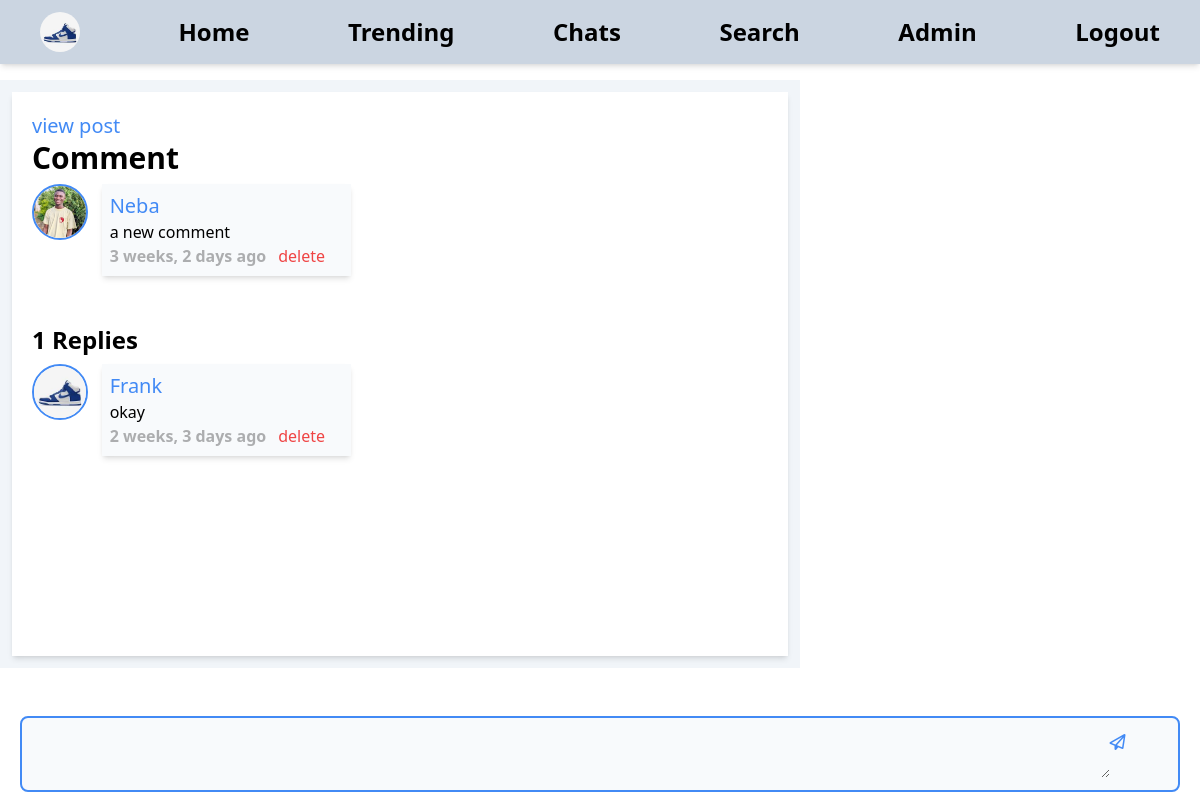
Screenshot of /post/post/comment/11 (signed in) with the database file from the repository.
### authenticate/models.py (models this page shows)
class User(AbstractUser):
    username = models.CharField(max_length=250, unique=True)
    email = models.EmailField(null=True, unique=True)
    image = models.ImageField(default = 'images/profiles/profile.jpeg', upload_to='images/profiles')
    code = models.PositiveIntegerField(null=True)
    bio = models.TextField(default=None, null=True)
    blocked = models.BooleanField(default = False)
    USERNAME_FIELD = 'email'
    REQUIRED_FIELDS=[]

### posts/models.py (models this page shows, shortened)
class Comment(models.Model):
    post = models.ForeignKey(Post, on_delete=models.CASCADE, related_name='comments')
    user = models.ForeignKey(User, on_delete=models.CASCADE)
    text = models.TextField()
    created = models.DateTimeField(auto_now_add=True)
    replies = models.PositiveBigIntegerField(default=0)
    class Meta:
        ordering = ['-created']

class Reply(models.Model):
    user = models.ForeignKey(User, on_delete=models.CASCADE, related_name='reply_user')
    comment = models.ForeignKey(Comment, on_delete=models.CASCADE, related_name='reply')
    text = models.TextField(null=True)
    created = models.DateTimeField(auto_now_add=True)
    class Meta:
        ordering = ['-created']

### posts/views.py (the view)
# urls.py: path('post/comment/<str:pk>', views.viewComment, name='comment'),
@login_required(login_url='login')
def viewComment(request, pk):
    comment = Comment.objects.get(id=pk)
    if request.method == 'POST':
        text = request.POST.get('text')
        reply = Reply(user = request.user, comment = comment, text = text)
        reply.save()
        comment.replies += 1
        comment.save()
    replies = Reply.objects.filter(comment = comment)
    context = {'comment': comment, 'replies':replies}
    return render(request, 'posts/comment.html', context)

### posts/templates/posts/comment.html (shortened to what this page needs)
<!DOCTYPE html>
<html lang="en">
  <head>
    {% include 'tailwind.html' %}
  </head>
  <body>
    {% include 'navbar.html' %}
    <div
      class="space-y-5 p-3 bg-slate-100 md:w-2/3 md:self-center mt-20 relative"
    >
      <div class="shadow-md p-5 bg-white pb-48">
        <a href="{% url 'post' comment.post.id %}" class="text-primary text-xl"> view post</a>
        <h1 class="text-3xl font-bold">Comment</h1>
        <div class="flex space-x-2 py-2 items-start w-fit  ">
            <a href="{% url 'profile' comment.user.id %}" class="w-20">
              <img
                src="{{comment.user.image.url}}"
                alt=""
                class="w-14 h-14 rounded-full border-2 border-primary"
              />
            </a>
            <div class="w-full bg-slate-50 shadow-md p-2">
                <a href="{% url 'profile' comment.user.id %}">
                  <h5 class="font-medium text-xl text-primary">
                    {{comment.user.username|capfirst}}
                  </h5>
                </a>
                <p class="flex-wrap">{{comment.text}}</p>
                <div class="flex gap-3">
                     <p class="font-bold opacity-30"
                  >{{comment.created|timesince}} ago</p
                >
                {% if comment.user == request.user or request.user.is_staff%}
                <a href="{% url 'delete_comment' comment.id %}" class="text-red-500">
                    <button>delete</button>
                </a>
                {% endif %}
                </div>
            </div>
          </div>
        <div>
          <h4 class="text-2xl font-bold space-y-3 mt-10">{{replies.count}} Replies</h4>
          {% for reply in replies %}
          <div class="flex space-x-2 py-2 items-start w-fit">
            <a href="{% url 'profile' reply.user.id %}" class="w-20">
              <img
                src="{{reply.user.image.url}}"
                alt=""
                class="w-14 h-14 rounded-full border-2 border-primary"
              />
            </a>
            <div class="w-full bg-slate-50 shadow-md p-2">
              <a href="{% url 'profile' reply.user.id %}">
                <h5 class="font-medium text-xl text-primary">
                  {{reply.user.username|capfirst}}
                </h5>
              </a>
              <p class="flex-wrap">{{reply.text}}</p>
              <div class="flex gap-3">
                <p class="font-bold opacity-30">
                  {{reply.created|timesince}} ago
                </p>
                {% if reply.user == request.user or request.user.is_staff%}
                <a
                  href="{% url 'delete_comment' comment.id %}"
                  class="text-red-500"
                >
                  <button>delete</button>
                </a>
                {% endif %}
              </div>
            </div>
          </div>
          {% endfor %}
        </div>
      </div>
      <div class="w-full fixed flex bottom-0 left-0 justify-center p-2">
        <form
          action=""
          method="post"
          class="w-[98%] bg-slate-50 p-3 rounded-lg flex items-start border-2 border-primary"
        >
          <textarea
            name="text"
            id="text"
            class="w-[95%] max-h-20 bg-slate-50 outline-none"
          ></textarea>
          <button type="submit">
            <i class="fa-regular fa-paper-plane text-primary"></i>
          </button>
        </form>
      </div>
    </div>
  </body>
</html>

### templates/navbar.html (shortened to what this page needs)
<nav class="w-full fixed shadow-md top-0 left-0 p-3 bg-slate-300 z-50 flex justify-between items-center md:px-10 text-2xl">
    <a href="{% url 'profile' request.user.id %}">
        <img src="{{request.user.image.url}}" alt="{{request.user.username}}" class="w-10 h-10 rounded-full ">
    </a> <a href="{% url 'posts' %}" class="link" data-url-name="home">
            <span class="hidden md:block font-bold">Home</span>
        </a>
        <a href="{% url 'trending' %}" class="link" data-url-name="trending">
            <span class="hidden md:block font-bold">Trending</span>
        </a>
        <a href="{% url 'chats' %}" class="link" data-url-name="chats">
            <span class="hidden md:block font-bold">Chats</span>
        </a>
        <a href="{% url 'search_posts' ' ' %}" class="link" data-url-name="search">
            <span class="hidden md:block font-bold">Search</span>
        </a>
        {% if request.user.is_staff %}
        <a href="{% url 'database' %}" class="link" data-url-name="admin">
            <span class="hidden md:block font-bold">Admin</span>
        </a>
        {% endif %}
        <a href="{% url 'logout' %}" class="link"  data-url-name="menu">
            <span class="hidden md:block font-bold">Logout</span>
        </a>
</nav>
{% load static %}

### rows the page displays
User: user.image (picture)
Comment: user.image (picture), user.username "Neba", text "a new comment", created "3 weeks, 2 days"
Reply: user.image (picture), user.username "Frank", text "okay", created "2 weeks, 3 days", shows "delete"

### other values shown
{{ replies.count }} "1"
